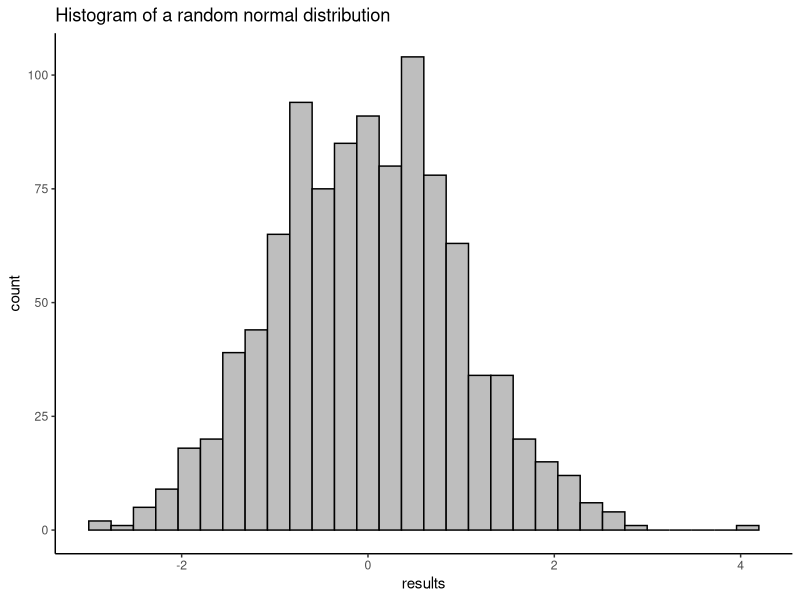
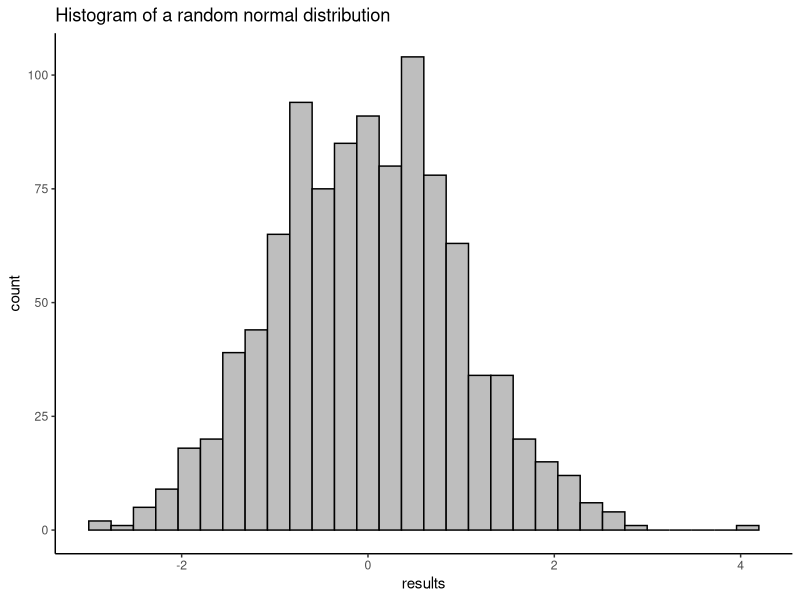
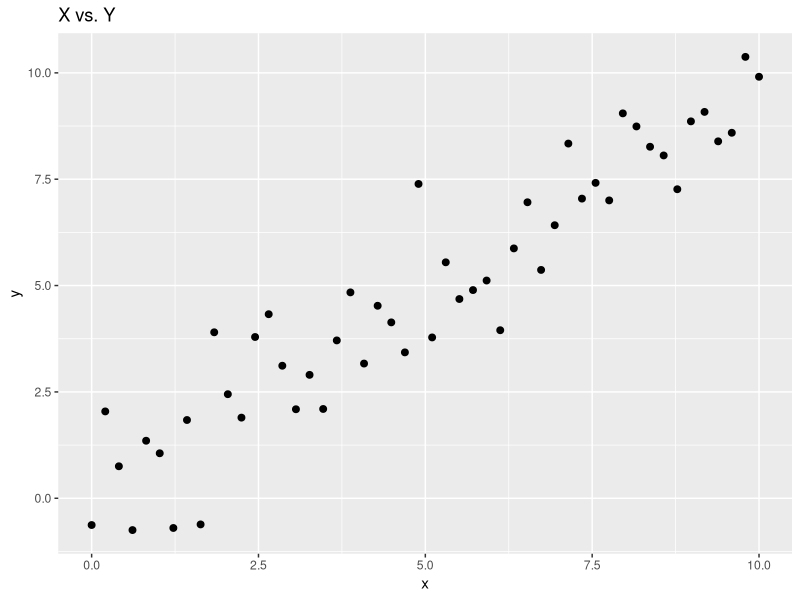
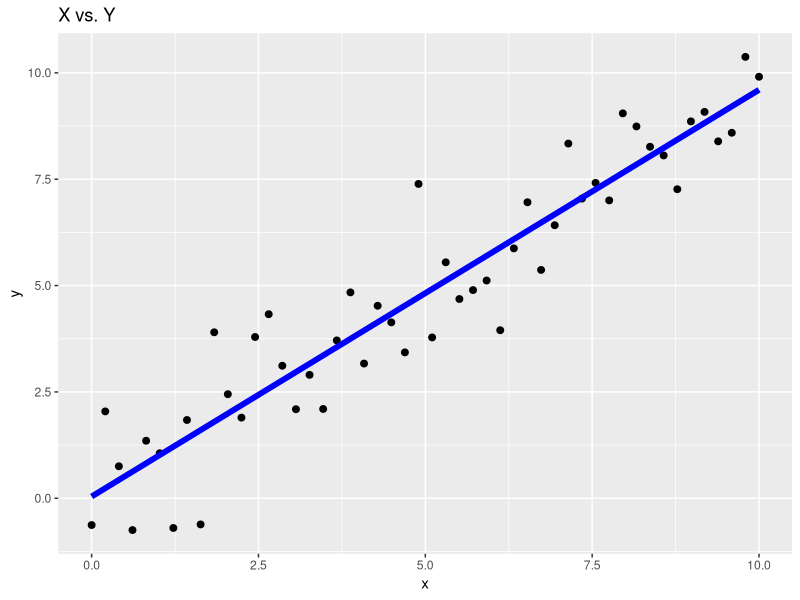
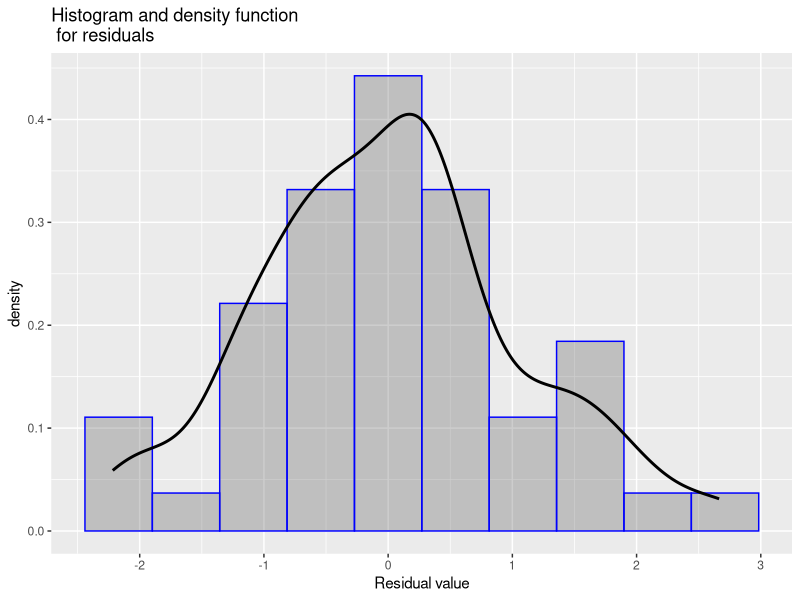
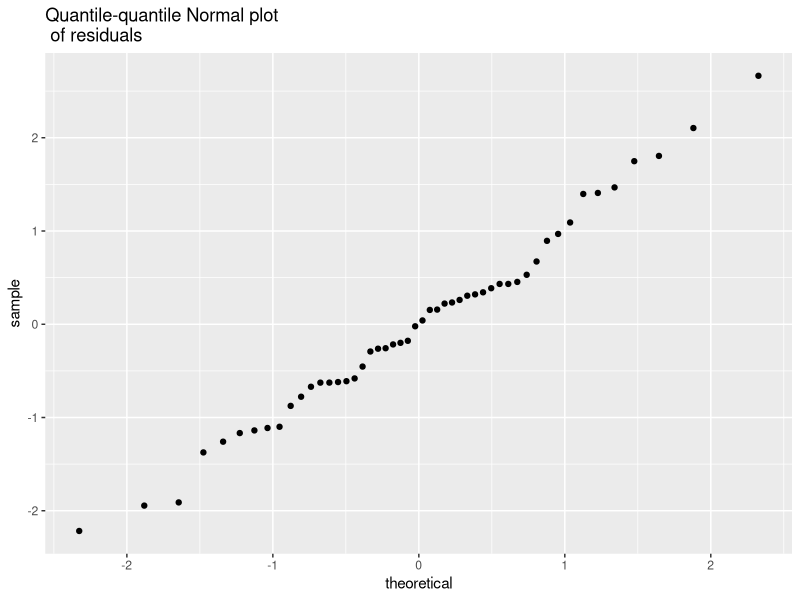
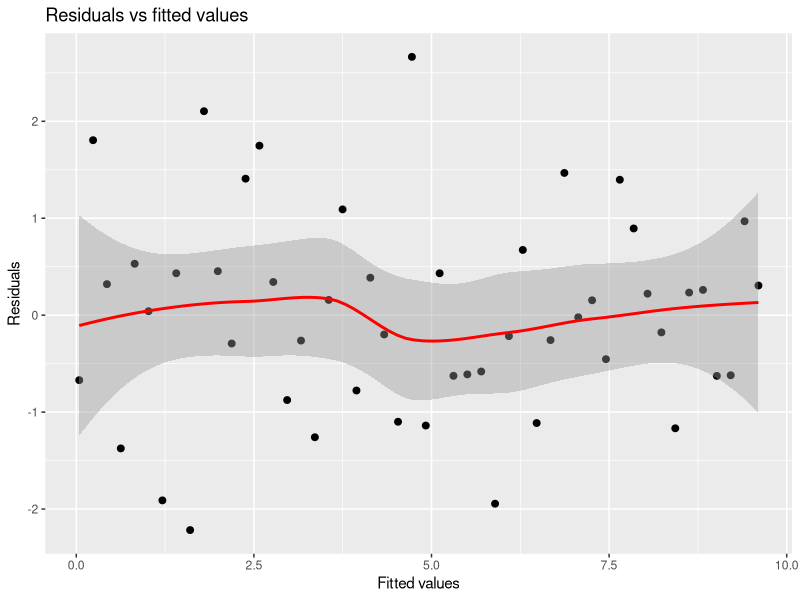

Reproduce these figures in R, in order.
## ---- chunk 1
# Load libraries
library(tidyverse)
## ---- chunk 2
# Display help on rnomr
?rnorm
## ---- chunk 3
# Simulate a normal distribution 
# with a mean of 0 
# and standard deviation of 1
# and a sample size of 1000
# Make the random number generation reproducable
# Hint: set.seed(), rnorm()
set.seed (1212)
error <- rnorm(n = 1000, mean = 0, sd = 1)

# convert the results to a data frame
# Hint: data.frame()
df_error <- data.frame(results=error)

# Plot the results
# as a histogram
df_error %>% 
  ggplot(aes(x=results)) + 
  geom_histogram(color="black", fill="gray") +
  theme_classic() +
  labs(title="Histogram of a random normal distribution")
## ---- chunk 4
# Convert the above code into a function
# parameters would be n, mean, and sd
# Convert the result into a data frame with a column named results
# Return the data frame
# Name the function sim.rnorm
# Hint: rnorm(), data.frame(), return()
sim.rnorm <- function(n, mean, sd) {
  x <- r.norm(n=n, mean=mean, sd=sd)
  
  # Convert result to a data frame
  df <- data.frame(results=x)
  
  # Return the result
  df %>% return()
}
## ---- chunk 5
# Call the sim.rnorm function 
# with a mean of 0 
# and standard deviation of 1
# and a sample size of 1000
# Make the random number generation reproducable

set.seed(1212)
error <- rnorm(n = 1000, mean = 0, sd = 1)

df_error <- data.frame(results = error)

# View the first rows of the result
# Hint: head()
df_error %>% head ()
## ---- chunk 6
# Plot the results
# as a histogram
df_error %>% 
  ggplot(aes(x = results )) + 
  geom_histogram(color="black", fill="gray") +
  theme_classic() +
  labs(title="Histogram of a random normal distribution")
## ---- chunk 7
# Create a function that includes x and y ranges
# and adds the random error to y
# Hint: seq()
sim.data <- function(x1, y1, x2, y2, n, sd){
  error <- rnorm(n, mean = 0, sd = sd)
  data.frame(
              x = seq(from = x1, to = x2, length.out = n),
              y = seq(from = y1, to = y2, length.out = n) + error
            )
}

# Set the random number seed so that the exercises are reproducible.
# Hint: set.seed()
set.seed(1212)  

# Call the function and store the result in 
# variable reg.data
reg.data = sim.data(0, 0, 10, 10, 50, 1)

# View the first rows of the result
# Hint: head()
reg.data %>% head()
## ---- chunk 8
# Create a plotting function
# for a scatterplot of x vs. y
plot.dat <- function(df){
  df %>% ggplot(aes(x, y)) + 
    geom_point(size = 2) +
    labs(title="X vs. Y")
}

# Call the function with the data frame
# from the prior cell as the parameter
plot.dat( reg.data)
## ---- chunk 9
# Create a linear model of our data
# called mod
# Hint: lm()
mod = lm (y ~ x, data = reg.data)

# Use the model to predict results of the data
# Hint: predict()
reg.data$score <- predict(mod, data = reg.data)

# Display the first few rows of the result
# Hint: head()
reg.data %>% head()
## ---- chunk 10
# Create a scatterplot function
# include a line of the score
plot.reg <- function(df){
  df %>% ggplot(aes(x, y)) + 
    geom_point(size = 2) +
    geom_line (aes(x, score), size = 2, color = 'blue') +
    labs(title="X vs. Y")
}

# Call the plot function
reg.data %>% plot.reg()
## ---- chunk 11
# Print the model coefficients
#Hint: $coef
mod$coef %>% print()
## ---- chunk 12
# Calculate the residuals
reg.data$resids <- reg.data$y - reg.data$score

# Display the first few rows of the result
# Hint: head()
reg.data %>% head()
## ---- chunk 13
# Create an residuals plotting function
plot.resids <- function(df){
  # Plot both a histogram and a density plot
  p1 <- df %>% 
    ggplot(aes(resids, ..density..)) + 
    geom_histogram (bins = 10, alpha = 0.3, color = 'blue') +
    geom_density(size = 1) +
    labs(title="Histogram and density function \n for residuals", x="Residual value")
  
  # Plot a qq plot
  p2 <- df %>% 
    ggplot(aes(sample = resids)) + 
    geom_qq () + 
    labs(title="Quantile-quantile Normal plot \n of residuals")
  
  # Print the plots
  p1 %>% print()
  p2 %>% print()
}

# Plot the residuals
reg.data %>% plot.resids()
## ---- chunk 14
# Create an scatter plot function
scatter.resids <- function(df){
  # Plot the points and a trend
  df %>% ggplot(aes(score, resids)) + 
    geom_point(size = 2) +
    geom_smooth(size = 1, color = 'red') +
    labs(title="Residuals vs fitted values", x="Fitted values", y="Residuals")
}

# Plot the residuals
reg.data %>% scatter.resids()
## ---- chunk 15
# Print the summary of the model
summary(mod)

# Print the confidence interval
# Hint: confint()
cat('The coefficient confidence intervals')
mod %>% 
  confint()
